Frame 1 (no input): blank canvas, image omitted
Frame 60 (the mouse pressed at the canvas centre just before this capture): blank canvas, image omitted
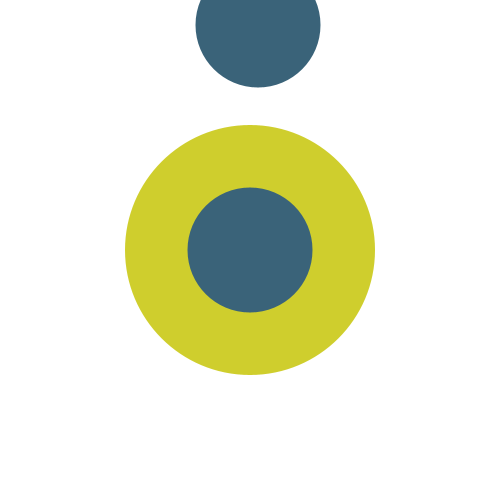
Frame 120 (the mouse held since frame 60 and released just before this capture)

The Processing sketch whose frames 1 and 60 were blank and that drew this single picture after the mouse press (run headless with seeded random() and noise(); from frame 60 on, the mouse is pressed at the canvas centre):

// Processing sketch: processing_99780
// ── processing_99780.pde

void setup() { 
  size(500, 500);
  noStroke();
}
 
void draw() { 
background(255);
float a=random(255);
    float b=random(255);
    float c=random(255);
ellipse(mouseX, mouseX, mouseX,500-mouseY);
fill(a,b,c);
ellipse(mouseY+mouseX/30,25,mouseY/2, mouseY/2);
fill(a,b,c);
ellipse(mouseX,mouseY,mouseY/2, mouseY/2);
}
